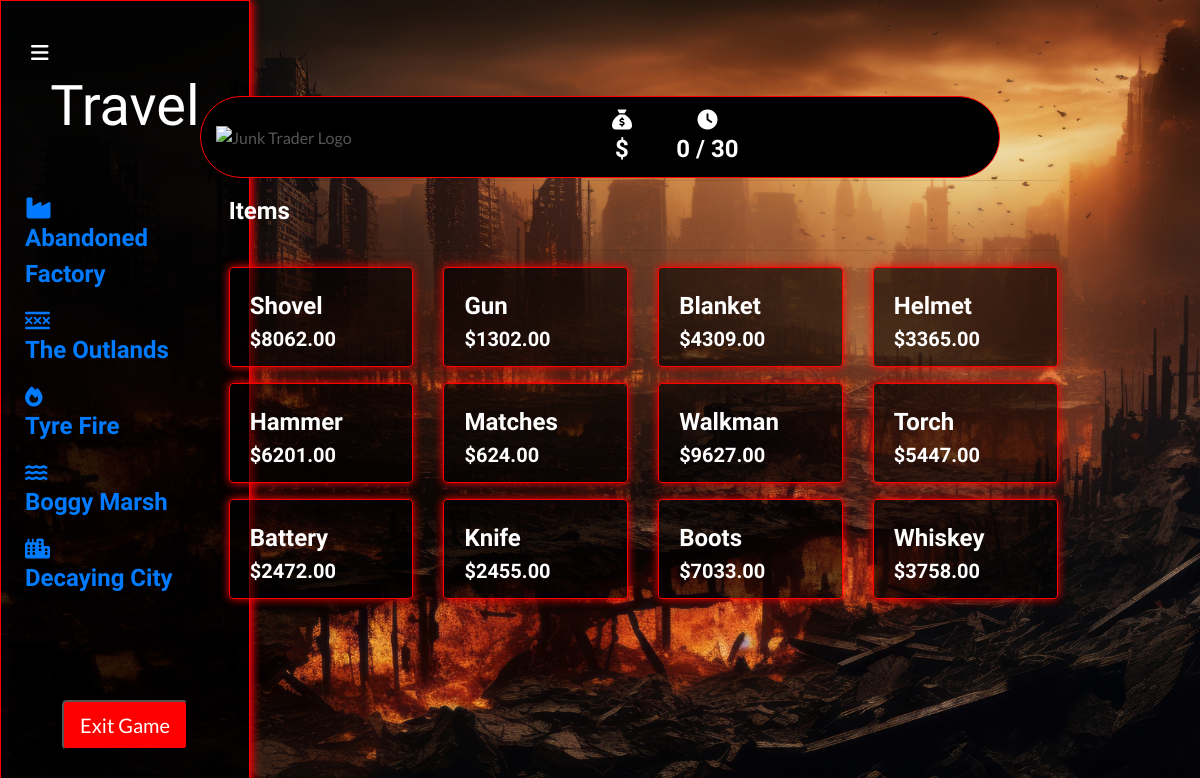
The app's page /collectables/, older data.
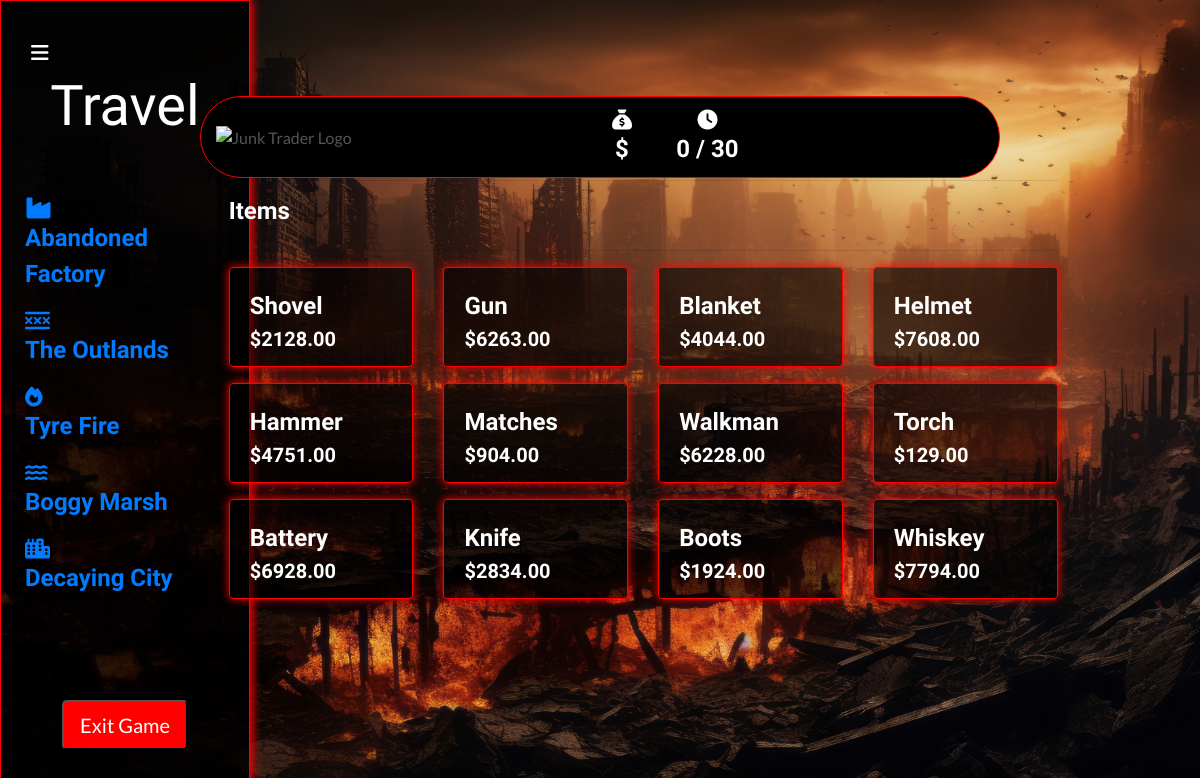
The same page, newer data.
### collectables/models.py (models this page shows, shortened)
class Collectable(models.Model):
    name = models.CharField(max_length=254)
    description = models.TextField()
    price = models.DecimalField(max_digits=6, decimal_places=2)
    previous_price = models.DecimalField(max_digits=10, decimal_places=2, default=0)
    image_url = models.URLField(max_length=1024, null=True, blank=True)
    image = models.ImageField(null=True, blank=True)
    glb_file = models.FileField(upload_to='glb_files/', null=True, blank=True)

### collectables/views.py (the view)
# urls.py: path('', views.all_collectables, name='collectables'),
def all_collectables(request):
    collectables = Collectable.objects.all()
    context = {
        'collectables': collectables,
    }
    return render(request, 'collectables/collectables.html', context)

### backpack/contexts.py (called while the page is built, shortened)
def backpack_contents(request):
    backpack_items = []
    total = 0
    total_quantity = 0
    collectable_count = 0
    backpack = request.session.get('backpack', {})
    grand_total = total
    context = {
        'backpack_items': backpack_items,
        'total': total,
        'total_quantity': total_quantity,
        'collectable_count': collectable_count,
        'grand_total': grand_total,
    }
    return context

def total_amount(request):
    total_amount = [0]
    return {'total_amount': total_amount}

def days_played(request):
    return {'days_played': request.session.get('days_played', 0)}

### collectables/templates/collectables/collectables.html (shortened to what this page needs)
{% extends "base.html" %}
{% load static %}
{% block page_header %}
    <div class="container header-container">
    </div>
{% endblock %}
{% block content %}
<div class="container-fluid">
    <div class="row">
        <div class="col-md-3">
            <div class="fixed-panel">
                {% include 'includes/fixed_panel.html' %}
            </div>
        </div>
    </div>
</div>
<div class="container-fluid content-column">
    <div class="container mb-2 backpack-text content-column">
        <div class="row">
            <div class="col">
                <hr>
                <h2 class="logo-font mb-4">Items</h2>
                <hr>
            </div>
        </div>
        <div class="row">
            {% for collectable in collectables %}
                <div class="col-sm-6 col-md-4 col-lg-4 col-xl-3 mb-3">
                    <div class="card box h-100 border-2 text-white">
                        <div class="card-body pb-0">
                            <p class="mb-0">{{ collectable.name }}</p>
                        </div>
                        <div class="card-footer pt-0 border-0 text-left text-white">
                            <div class="row">
                                <div class="col">
                                    <p class="lead mb-0 text-left font-weight-bold">${{ collectable.price }}</p>
                                </div>
                            </div>
                        </div>
                    </div>
                </div>
            {% endfor %}
        </div>
    </div>
</div>
{% endblock %}

### templates/base.html (shortened to what this page needs)
{% load static %}
<!doctype html>
<html lang="en">
<head>
    <link rel="stylesheet" href="https://stackpath.bootstrapcdn.com/bootstrap/4.4.1/css/bootstrap.min.css">
    <link rel="stylesheet" href="{% static 'css/base.css' %}">
</head>
<body>
<header class="container-fluid fixed-top">
    <div id="topnav" class="row pt-lg-2 d-none d-lg-flex justify-content-center mt-4">
    </div>
    <div class="list-inline-item dropdown">
        <a class="text-black nav-link dropdown-toggle" href="#" id="user-options" role="button">
            <div class="text-center text-white">
                <i class="fa-solid fa-bars fa-lg"></i>
            </div>
        </a>
    </div>
    <div id="delivery-banner" class="row text-center">
        <div class="logo">
            <img width="300" src="https://junktrader.s3.eu-central-1.amazonaws.com/media/logo.png" alt="Junk Trader Logo">
        </div>
        <div class="col">
            <ul class="list-inline list-unstyled my-0">
                <li class="list-inline-item">
                    <div class="text-center text-white">
                        <i class="fas fa-sack-dollar fa-lg"></i>
                        <p class="my-0">${{ request.session.player_funds }}</p>
                    </div>
                </li>
                <li class="list-inline-item">
                    <div class="text-center text-white">
                        <i class="fas fa-clock fa-lg"></i>
                        <p class="my-0" id="days-played">{{ days_played }} / 30</p>
                    </div>
                </li>
            </ul>
        </div>
    </div>
</header>
{% block page_header %}
{% endblock %}
{% block content %}
{% endblock %}
</body>
</html>

### templates/includes/fixed_panel.html (shortened to what this page needs)
<div class="fixed-panel">
    <h1 class="text-white text-center mt-5 p-4 display-4">Travel</h1>
    <ul class="location-list text-left p-4 list-unstyled">
        <li><a href="#" onclick="updatePrices(); incrementDaysPlayed();"><i class="fas fa-industry fa-xl"></i><span class="location-text"> <p>Abandoned Factory</p></span></a></li>
        <li><a href="#" onclick="updatePrices(); incrementDaysPlayed();"><i class="fas fa-xmarks-lines fa-lg"></i><span class="location-text"> <p>The Outlands</p></span></a></li>
        <li><a href="#" onclick="updatePrices(); incrementDaysPlayed();"><i class="fas fa-fire fa-lg"></i><span class="location-text"> <p>Tyre Fire</p></span></a></li>
        <li><a href="#" onclick="updatePrices(); incrementDaysPlayed();"><i class="fas fa-water fa-lg"></i><span class="location-text"> <p>Boggy Marsh</p></span></a></li>
        <li><a href="#" onclick="updatePrices(); incrementDaysPlayed();"><i class="fas fa-city fa-lg"></i><span class="location-text"> <p>Decaying City</p></span></a></li>
    </ul>
    <div class="text-center mb-1">
        <button class="btn-red btn-lg mt-5 text-right" onclick="exitGame()" class="btn btn-secondary btn-lg mt-4">Exit Game</button>
    </div>
</div>

### static/css/base.css (style rules this page uses)
html { height: 100%; }
body { background: url('/media/bg_image.png') no-repeat center center fixed; background-size: cover; height: calc(100vh - 164px); color: #555; font-family: 'Lato'; }
.logo { margin-left: 15px; }
.btn-red { background: rgb(254, 0, 0); color: white; }
.text-black { color: #000 !important; }
.backpack-text { color: white; }
#delivery-banner { border: 1px solid red; background-color: #000000; margin-left: auto; margin-right: auto; width: 90%; max-width: 800px; border-radius: 50px; padding: 10px 0; display: flex; justify-content: space-around; align-items: center; }
p, h1, h2, h3, h4, h5, h6 { font-family: "Amatic SC", sans-serif; font-weight: 700; font-size: x-large; font-style: normal; }
.box { border: 1px solid red; box-shadow: 0 0 10px red; background-color: #00000093; }
#delivery-banner { border: 1px solid red; background-color: #000000; border-radius: 50px; padding: 10px 0; display: flex; flex-wrap: nowrap; justify-content: space-around; align-items: center; }
#delivery-banner .list-inline-item { flex: 1; max-width: 25%; white-space: nowrap; }
.fixed-panel { position: fixed; top: 0; bottom: 0; left: 0; width: 250px; border: 1px solid red; box-shadow: 0 0 10px red; background-color: #00000093; overflow-y: auto; }
.content-column { padding-left: 5%; }
@media (min-width: 1200px) { .container { max-width: 80%; } }
@media (min-width: 992px) { .header-container { padding-top: 164px; } }

Row changes from the older to the newer data that the page shows:
changed Collectable "Shovel": price "8062.00" → "2128.00"
changed Collectable "Gun": price "1302.00" → "6263.00"
changed Collectable "Blanket": price "4309.00" → "4044.00"
changed Collectable "Helmet": price "3365.00" → "7608.00"
changed Collectable "Hammer": price "6201.00" → "4751.00"
changed Collectable "Matches": price "624.00" → "904.00"
changed Collectable "Walkman": price "9627.00" → "6228.00"
changed Collectable "Torch": price "5447.00" → "129.00"
changed Collectable "Battery": price "2472.00" → "6928.00"
changed Collectable "Knife": price "2455.00" → "2834.00"
changed Collectable "Boots": price "7033.00" → "1924.00"
changed Collectable "Whiskey": price "3758.00" → "7794.00"
